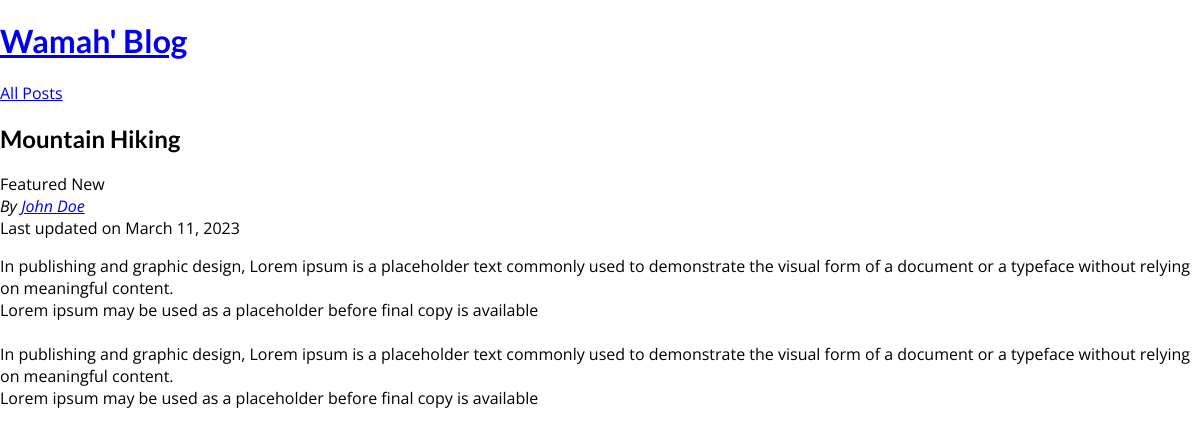
/posts/hike-in-mountains, run on the app's committed database.
### blog/models.py (models this page shows, shortened)
class Post(models.Model):
    title = models.CharField(max_length=150)
    excerpt = models.CharField(max_length=200)
    image = models.ImageField(upload_to = "posts", null=True)
    author = models.ForeignKey(Author, on_delete=models.SET_NULL, null=True, related_name="posts")
    date = models.DateField(auto_now=True)
    slug = models.SlugField(unique=True, db_index=True)
    tags = models.ManyToManyField(Tag)
    content = models.TextField(validators=[MinLengthValidator(10)])

class Tag(models.Model):
    captions = models.CharField(max_length=20)

class Author(models.Model):
    first_name = models.CharField(max_length=80)
    last_name = models.CharField(max_length=80)
    email_address = models.EmailField(max_length=254)
    def full_name(self):
        return '%s %s' %(self.first_name, self.last_name)
    def __str__(self):
        return self.full_name()

### blog/views.py (the view)
# urls.py: path('posts/<slug:slug>', views.post_detail, name='post-detail'),
def post_detail(request, slug):
    identified_post = get_object_or_404(Post, slug=slug)
    return render(request, 'blog/post-detail.htm', {
        "post": identified_post,
        "post_tags": identified_post.tags.all() #quering all the tags realted to the post specific post
        })

### blog/templates/blog/post-detail.htm (shortened to what this page needs)
{% extends "base.htm" %}
{% load static %}
{% block content %}
<section id="summary">
    <h2>{{post.title}}</h2>
    <div>
        {% for tag in post_tags %}
        <span>{{ tag.captions }}</span>
        {% endfor %}
    </div>
    <article>
        <address>By <a href="mailto:{{ post.author.email_address }}" >{{post.author}}</a></address>
        <div>
            Last updated on <time>{{post.date}}</time>
        </div>
    </article>
</section>
<main>
    {{post.content | linebreaks}}
</main>
{% endblock %}

### static/app.css (style rules this page uses)
* { box-sizing: border-box; }
html { font-family: 'Open Sans', 'Lato', sans-serif; }
body { margin: 0; }
h1, h2, h3 { font-family: 'Lato', sans-serif; font-weight: bold; }

### data on the page
Post: title "Mountain Hiking", author "John Doe", date "March 11, 2023", content "In publishing and graphic design, Lorem ipsum is a placeholder text commonly used to demonstrate the visual form of a document or a typeface without relying on meaningful content. Lorem ipsum may be used as a placeholder before final copy is available In publishing and graphic design, Lorem ipsum is a placeholder text commonly used to demonstrate the visual form of a document or a typeface without relying on meaningful content. Lorem ipsum may be used as a placeholder before final copy is available"
Tag: captions "Featured"
Tag: captions "New"
